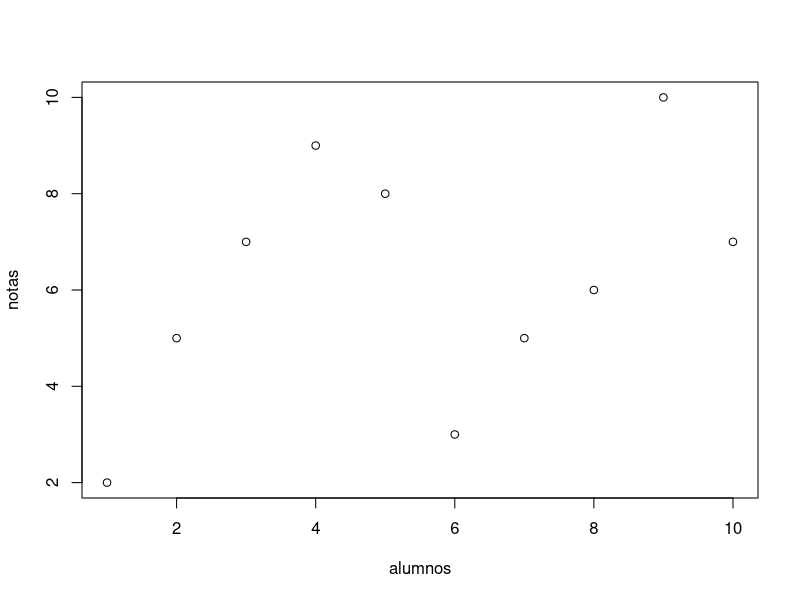
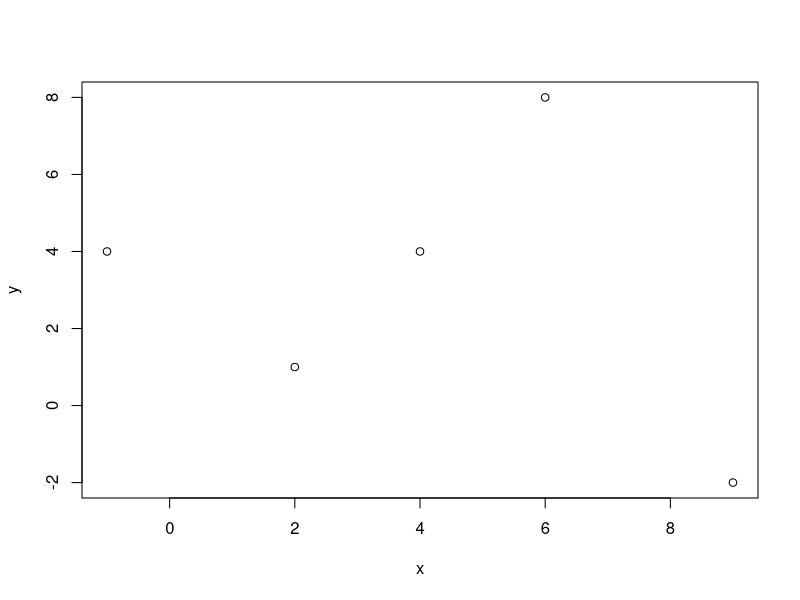
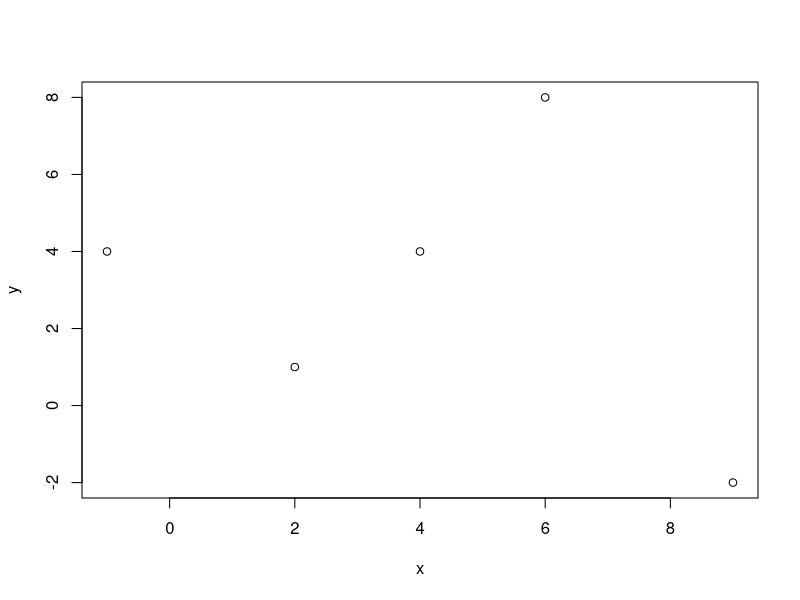
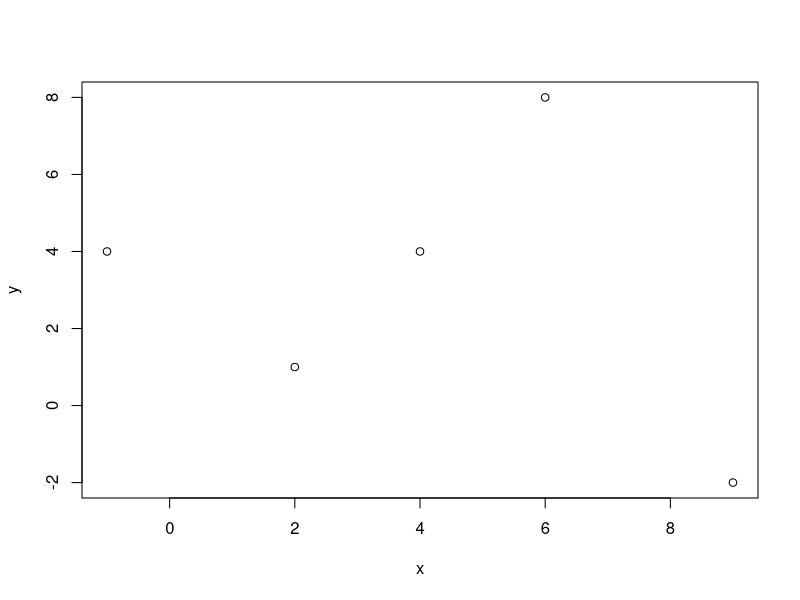
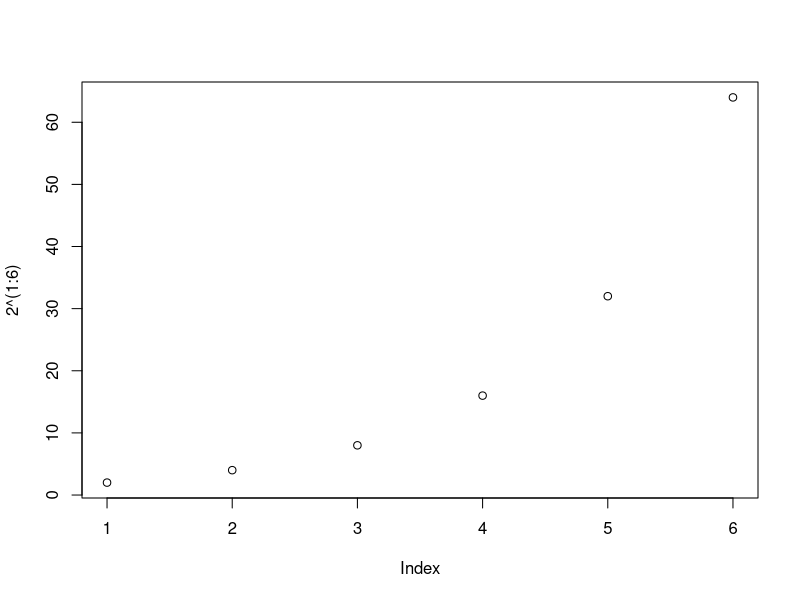
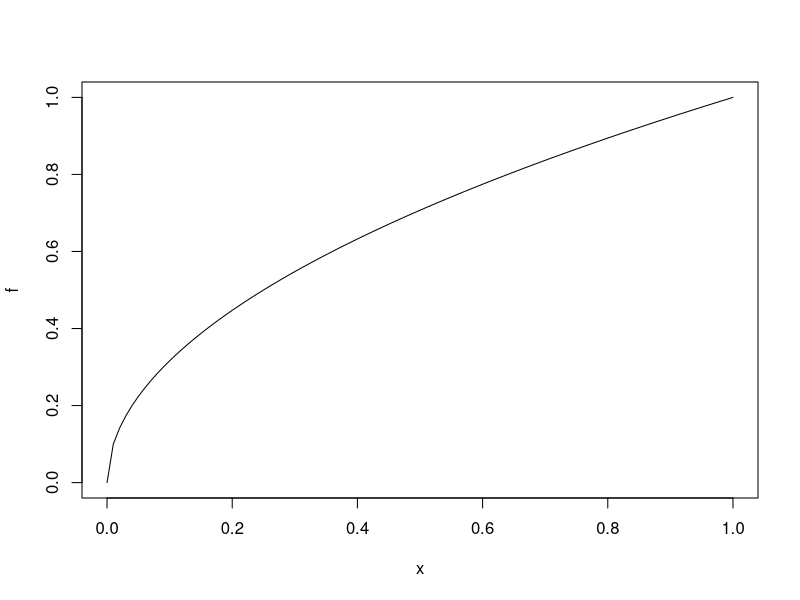
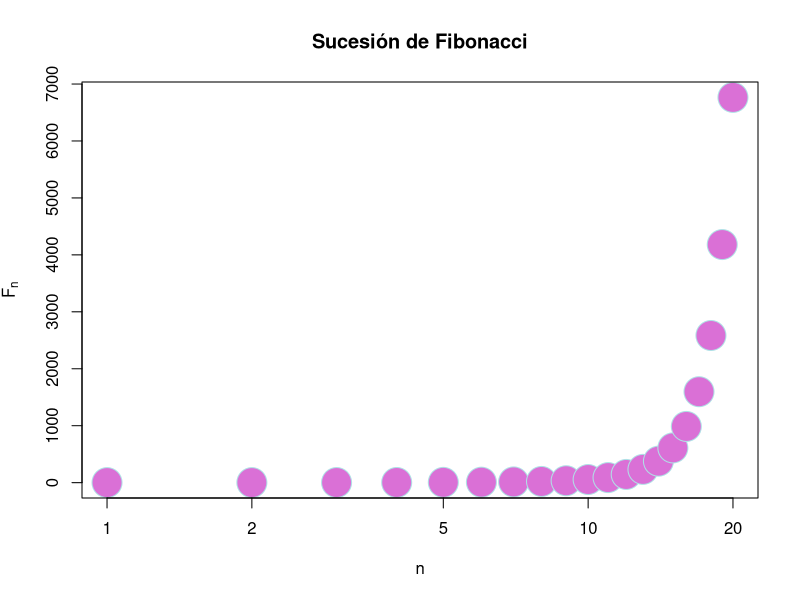
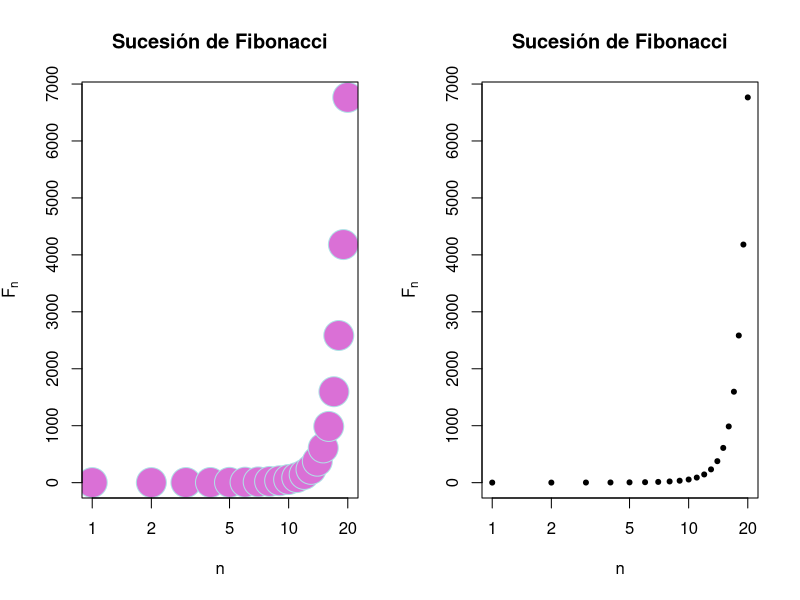

The R script that drew these images, in order:
## ---- chunk 1
knitr::opts_chunk$set(echo = TRUE)
## ---- chunk 2
alumnos <- c(1:10)
notas <- c(2,5,7,9,8,3,5,6,10,7)
plot(alumnos, notas)
## ---- chunk 3
x <- c(2,6,4,9,-1)
y <- c(1,8,4,-2,4)
plot(x, y)
## ---- chunk 4

x <- c(2,6,4,9,-1)
y <- c(1,8,4,-2,4)
plot(x, y)

## ---- chunk 5

x <- c(2,6,4,9,-1)
y <- c(1,8,4,-2,4)
plot(x, y)

## ---- chunk 6
plot(2^(1:6))
## ---- chunk 7
f <- function(x){
  sqrt(x)
}
plot(f)
## ---- chunk 8
# Ejemplo de plotar la sucessión de fibonacci
n = 1:20
fib = (1/sqrt(5))*((1+sqrt(5))/2)^n - (1/sqrt(5))*((1-sqrt(5))/2)^n
fib
#Uso de etiquetas en el eje x y el eje y con una expresión matemática.
plot(fib, xlab = "n", ylab = expression(F[n]), main = "Sucesión de Fibonacci", pch = 21, cex = 4, col = "powderblue", bg = "orchid", log = "x")
## ---- chunk 9
# Ejemplo de plotar la sucessión de fibonacci
n = 1:20
fib = (1/sqrt(5))*((1+sqrt(5))/2)^n - (1/sqrt(5))*((1-sqrt(5))/2)^n
fib
#Poner dos gráficos en la misma pantalla.
par(mfrow = c(1,2))
#Uso de etiquetas en el eje x y el eje y con una expresión matemática.
plot(fib, xlab = "n", ylab = expression(F[n]), main = "Sucesión de Fibonacci", pch = 21, 
     cex = 4, col = "powderblue", bg = "orchid", log = "x")
plot(fib, xlab = "n", ylab = expression(F[n]), main = "Sucesión de Fibonacci", pch = 20,
     log = "x")
# Para resetear el gráfico para posterior uso.
par(mfrow = c(1,1))

## ---- chunk 10
par(mfrow = c(3,2))
x <- c(50:59)
y <- c(2,9,25,3,100,77,62,54,19,40)
plot(x,y, pch = 23, cex = 2, col = "blue", type = "p", 
     main = "Gráfico puntos")
plot(x,y, pch = 23, cex = 2, col = "blueviolet", type = "l", 
     main = "Gráfico líneas rectas")
plot(x,y, pch = 23, cex = 2, col = "gold", type = "b", 
     main = "Gráfico lineas rectas unen puntos")
plot(x,y, pch = 23, cex = 2, col = "deeppink", type = "o", 
     main = "Gráfico líneas rectas traspasan los puntos")
plot(x,y, pch = 23, cex = 2, col = "springgreen", type = "h", 
     main = "Gráfico de histogramas")
plot(x,y, pch = 23, cex = 2, col = "firebrick1", type = "s", 
     main = "Gráfico de histogramas de escalones")
par(mfrow = c(1,1))
## ---- chunk 11
x <- (2*(1:20))
y <- (-1)^(1:20)*5*(1:20)
plot(x,y,main="Ejemplo de gráfico",pch=8,cex=1,type="b",lty=4,lwd=4,xaxp=c(0,40,2),
     yaxp=c(-100,100,8))
## ---- chunk 12
plot(n, fib, pch=21, col="red", bg="yellow", cex=1.2, type="o", lty="dashed",
     lwd=2, xlim=c(1,10), ylim = c(1,100),
     xaxp=c(1,10,3),yaxp=c(0,100,10), main = "Fibonacci")
## ---- chunk 13
x <- (2*(1:20))
y <- (-1)^(1:20)*5*(1:20)
plot(x,y,main="Ejemplo de gráfico",pch=8,cex=1,type="b",lty=4,lwd=4,xaxp=c(0,40,2),
     yaxp=c(-100,100,8))
# Agregando un punto rojo en la coordenada x=20 e y=0
points(20, 0, col="red", cex=4, pch=16)
# Agregando una recta horizontal en x=0.
abline(h=0, lty=2, col="dodgerblue")
## ---- chunk 14
f <- function(x){
  x^2-2*x + sqrt(abs(x))
}

plot(f, xlim = c(-3,3))
points(0,0, pch = 19)
points(-3:3, (-3:3)^2, col = "blue")
abline(2,3, lty = "dashed", col = "red")
abline(v = 2, lty = "dotted", col = "green")
abline(h = 5, lty = "dotdash", col = "gray")
## ---- chunk 15
f <- function(x){
  x^2
}

plot(f, xlim = c(-3,3), col = "red", lwd = 2, ylab = expression(y^2), xlab = "x")
abline(h = 0:9, v = -3:3, lty = "dotted", col = "grey")
## ---- chunk 16
plot(tan, xlim = c(-pi,pi), ylim = c(-5,5))
abline(v = c(-pi/2, pi/2), col = "red")
